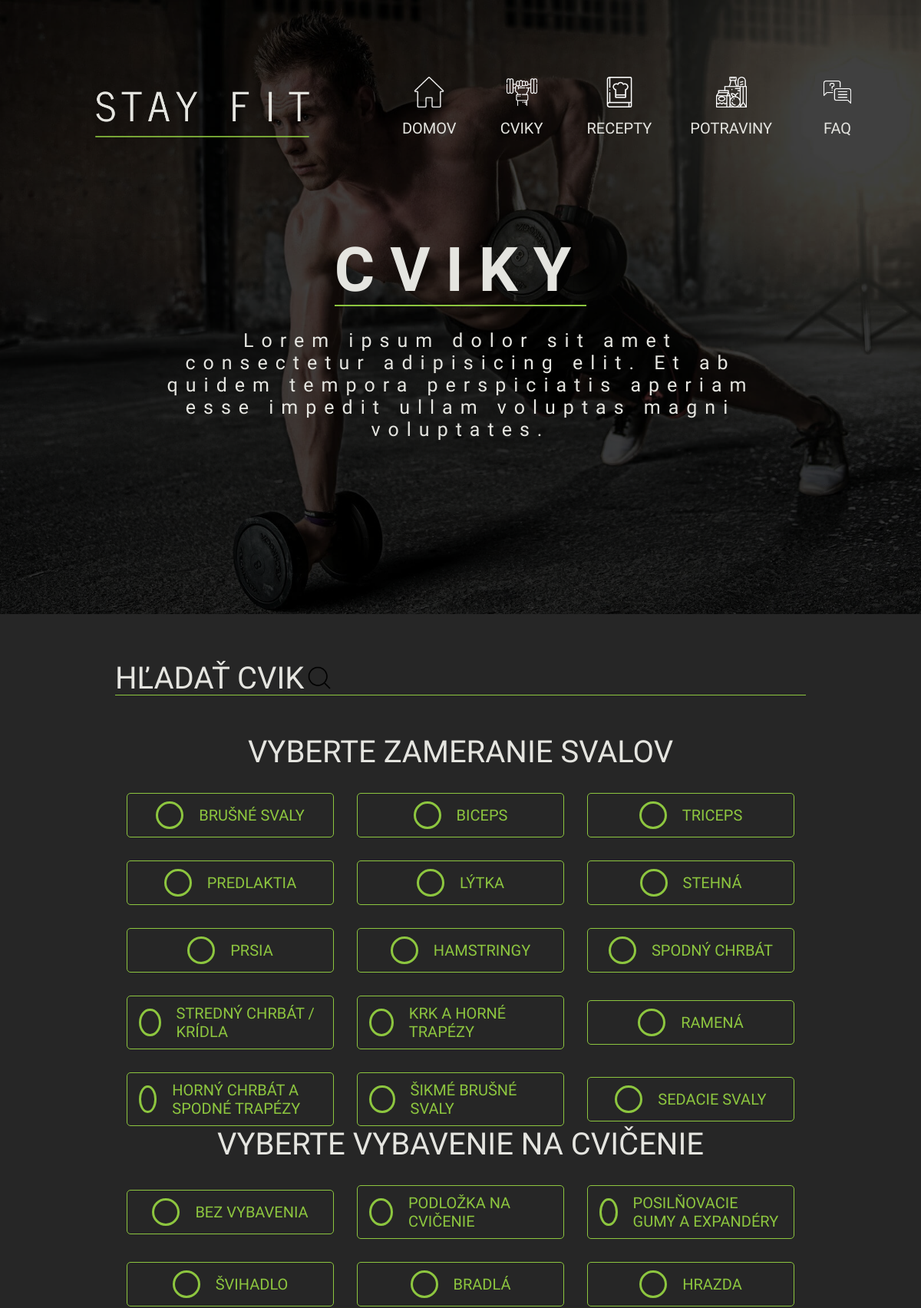
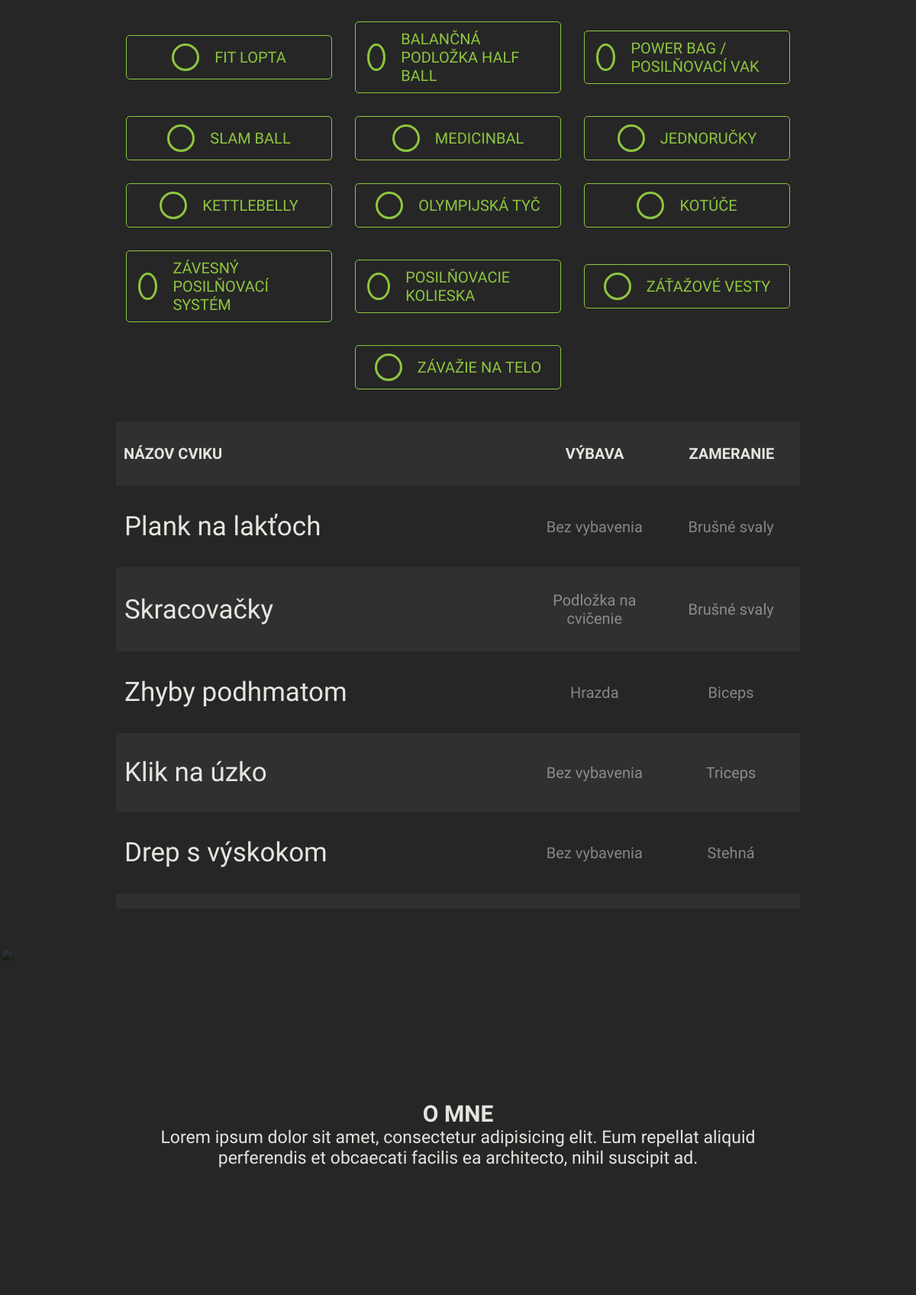
/cviky.php (upper part), run on the app's committed database (2 pictures, top to bottom).
### tables this page shows
CREATE TABLE `svaly` (
  `IDsval` int(11) NOT NULL,
  `sval` varchar(50) NOT NULL
);

CREATE TABLE `vybavenia` (
  `IDvybavenie` int(11) NOT NULL,
  `vybavenie` varchar(100) NOT NULL
);

CREATE TABLE `cviky` (
  `IDcvik` int(11) NOT NULL,
  `cvik` varchar(50) NOT NULL,
  `postup` text NOT NULL
);

### cviky.php (the view, shortened to what this page needs)
<!DOCTYPE html>
<html lang="en">
<head>
  <link rel="stylesheet" href="styles/layout.css">
  <link rel="stylesheet" href="styles/nav.css">
  <link rel="stylesheet" href="styles/footer.css">
  <link rel="stylesheet" href="styles/services-header.css">
  <link rel="stylesheet" href="styles/exercises.css">
</head>
<?php
require_once("db.php");
$sql = "SELECT cviky.IDcvik, cviky.cvik, svaly.sval, vybavenia.vybavenie FROM `cviky`
        JOIN svalcvik ON svalcvik.IDcvik = cviky.IDcvik
        JOIN svaly ON svaly.IDsval = svalcvik.IDsval
        JOIN cvikvybavenie ON cvikvybavenie.IDcvik = cviky.IDcvik
        JOIN vybavenia ON vybavenia.IDvybavenie = cvikvybavenie.IDvybavenie;";
$stmt = $conn->prepare($sql);
$stmt->execute();
$result = $stmt->fetchAll(PDO::FETCH_ASSOC);
?>
<body>
  <nav class="header">
    <?php require_once "./components/services-header.php" ?>
    <div class="popis">
      <h1>CVIKY</h1>
      <p>
        Lorem ipsum dolor sit amet consectetur adipisicing elit. Et ab quidem
        tempora perspiciatis aperiam esse impedit ullam voluptas magni
        voluptates.
      </p>
    </div>
    <img class="background" src="media/cviky-nav-background.jpg" alt="" />
  </nav>
  <main class="exercises-main">
    <div class="exercises-wrapper">
      <div class="searchbar">
        <input class="search-bar" type="text" name="name" required="not-required" onkeyup="search()" />
        <div class="placeholder">
          <span>HĽADAŤ CVIK</span>
        </div>
      </div>
      <div class="filter-wrapper">
        <div class="filter-muscle">
          <div class="nadpis">
            <span>VYBERTE ZAMERANIE SVALOV</span>
          </div>
          <?php include_once "./php/svalyRadioButtons.php"; ?>
        </div>
        <div class="filter-equipment">
          <div class="nadpis">
            <span>VYBERTE VYBAVENIE NA CVIČENIE</span>
          </div>
          <?php include_once "./php/equipmentRadioButtons.php" ?>
        </div>
      </div>
      <div class="exercises-list-wrapper">
        <table class="exercises-list table-sortable">
          <thead class="exercises-columns">
            <tr>
              <th class="name">NÁZOV CVIKU</th>
              <th class="equipment">VÝBAVA</th>
              <th class="muscle">ZAMERANIE</th>
            </tr>
          </thead>
          <tbody>
            <?php foreach ($result as $cvik) : ?>
              <tr>
                <td>
                  <a href="cvik.php?id=<?php echo $cvik['IDcvik']; ?>" class="item-container">
                    <span class="exercise-name"><?php echo $cvik['cvik'] ?></span>
                    <span class="exercise-equipment"><?php echo $cvik['vybavenie'] ?></span>
                    <span class="exercise-target"><?php echo $cvik['sval'] ?></span>
                  </a>
                </td>
              </tr>
            <?php endforeach ?>
          </tbody>
        </table>
      </div>
    </div>
  </main>
  <?php
  require_once "./components/footer.php";
  ?>
</body>
</html>

### php/svalyRadioButtons.php (shortened to what this page needs)
<?php
require_once("db.php");
$sql = "SELECT * FROM svaly";
$stmt = $conn->prepare($sql);
$stmt->execute();
$array = $stmt->fetchAll(PDO::FETCH_ASSOC);
?>
<?php foreach ($array as $i) : ?>
    <div class="filter-button">
        <label class="radio-label" for="<?php echo $i['sval'] ?>"><?php echo $i['sval'] ?></label>
    </div>
<?php endforeach ?>

### php/equipmentRadioButtons.php (shortened to what this page needs)
<?php
require_once("db.php");
$sql = "SELECT * FROM vybavenia";
$stmt = $conn->prepare($sql);
$stmt->execute();
$array = $stmt->fetchAll(PDO::FETCH_ASSOC);
?>
<?php foreach ($array as $i) : ?>
    <div class="filter-button">
        <label class="radio-label" for="<?php echo $i['vybavenie'] ?>"><?php echo $i['vybavenie'] ?></label>
    </div>
<?php endforeach ?>

### styles/layout.css (style rules this page uses)
* { box-sizing: border-box; font-family: "News Cycle", sans-serif; }
body { display: grid; grid-template-rows: auto 1fr auto; font-size: 2rem; font-weight: 500; background-color: #262626; scroll-behavior: smooth; width: 100%; height: 100%; }
* { margin: 0; }
html { font-size: 10px; }
html h1 { font-size: 4rem; }
html p { font-size: 2.3rem; }
@media (min-width: 601px) { html { font-size: 7px; } }
@media (min-width: 800px) { html { font-size: 8px; } }
@media (min-width: 1000px) { html { font-size: 9px; } }
@media (min-width: 1200px) { html { font-size: 10px; } }

### styles/nav.css (style rules this page uses)
.header { display: flex; flex-direction: column; background-color: transparent; align-items: center; padding: 10rem 0; position: relative; justify-content: center; width: 100%; height: 100vh; }
.header .popis { text-align: center; display: flex; flex-direction: column; justify-content: center; align-items: center; margin: auto; }
.header .popis h1 { color: #e5e5e0; font-size: 8rem; letter-spacing: 2rem; margin-bottom: 3rem; position: relative; text-align: center; }
.header .popis h1:before { content: ""; position: absolute; display: flex; align-items: center; justify-content: center; bottom: 0; width: 100%; border-bottom: 2px solid #8dc63f; }
.header .popis p { color: #e5e5e0; font-size: 2.5rem; letter-spacing: 1rem; max-width: 800px; }
.header .background { position: absolute; top: 0; z-index: -1; width: 100%; filter: brightness(25%); height: 100%; -o-object-fit: cover; object-fit: cover; -o-object-position: center; object-position: center; transform: translateX(0); transition: 0.5s; }
@media (min-width: 1200px) { .header .background, .header .background.black { transform: translateX(0); } }

### data on the page
svaly: sval "BRUŠNÉ SVALY"
svaly: sval "BICEPS"
svaly: sval "TRICEPS"
svaly: sval "PREDLAKTIA"
svaly: sval "LÝTKA"
svaly: sval "STEHNÁ"
svaly: sval "PRSIA"
svaly: sval "HAMSTRINGY"
svaly: sval "SPODNÝ CHRBÁT"
svaly: sval "STREDNÝ CHRBÁT / KRÍDLA"
svaly: sval "KRK A HORNÉ TRAPÉZY"
svaly: sval "RAMENÁ"
svaly: sval "HORNÝ CHRBÁT A SPODNÉ TRAPÉZY"
svaly: sval "ŠIKMÉ BRUŠNÉ SVALY"
svaly: sval "SEDACIE SVALY"
vybavenia: vybavenie "BEZ VYBAVENIA"
vybavenia: vybavenie "PODLOŽKA NA CVIČENIE"
vybavenia: vybavenie "POSILŇOVACIE GUMY A EXPANDÉRY"
vybavenia: vybavenie "ŠVIHADLO"
vybavenia: vybavenie "BRADLÁ"
vybavenia: vybavenie "HRAZDA"
vybavenia: vybavenie "FIT LOPTA"
vybavenia: vybavenie "BALANČNÁ PODLOŽKA HALF BALL"
vybavenia: vybavenie "POWER BAG / POSILŇOVACÍ VAK"
vybavenia: vybavenie "SLAM BALL"
vybavenia: vybavenie "MEDICINBAL"
vybavenia: vybavenie "JEDNORUČKY"
vybavenia: vybavenie "KETTLEBELLY"
vybavenia: vybavenie "OLYMPIJSKÁ TYČ"
vybavenia: vybavenie "KOTÚČE"
vybavenia: vybavenie "ZÁVESNÝ POSILŇOVACÍ SYSTÉM"
vybavenia: vybavenie "POSILŇOVACIE KOLIESKA"
vybavenia: vybavenie "ZÁŤAŽOVÉ VESTY"
vybavenia: vybavenie "ZÁVAŽIE NA TELO"
cviky: cvik "Plank na lakťoch", vybavenia.vybavenie "Bez vybavenia", svaly.sval "Brušné svaly"
cviky: cvik "Skracovačky", vybavenia.vybavenie "Podložka na cvičenie", svaly.sval "Brušné svaly"
cviky: cvik "Zhyby podhmatom", vybavenia.vybavenie "Hrazda", svaly.sval "Biceps"
cviky: cvik "Klik na úzko", vybavenia.vybavenie "Bez vybavenia", svaly.sval "Triceps"
cviky: cvik "Drep s výskokom", vybavenia.vybavenie "Bez vybavenia", svaly.sval "Stehná"
